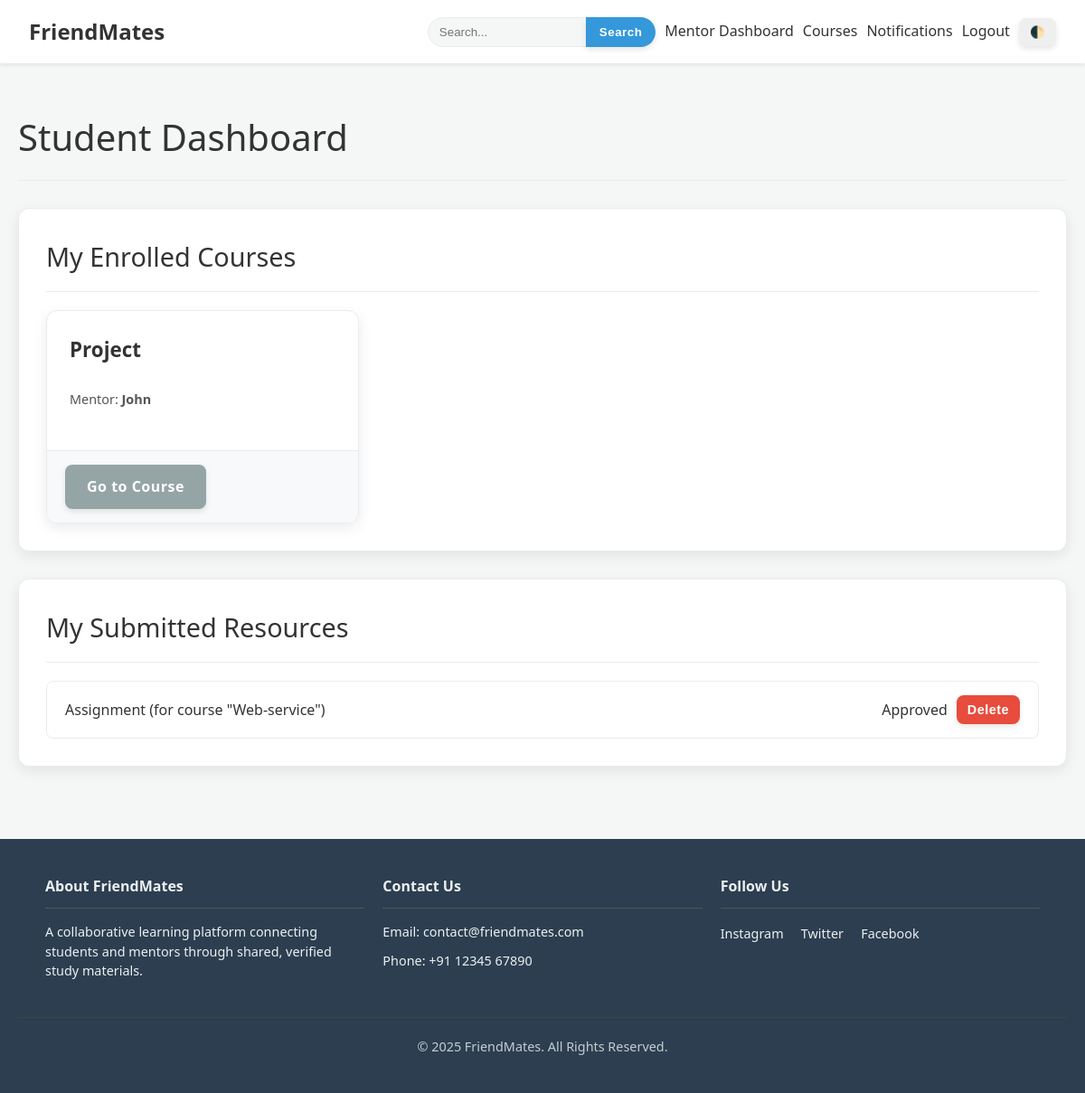
The app's page /student_dashboard/ (signed in) with its own data.
### classroom/models.py (models this page shows, shortened)
class Enrollment(models.Model):
    student = models.ForeignKey(User, on_delete=models.CASCADE)
    course = models.ForeignKey(Course, on_delete=models.CASCADE)
    enrolled_date = models.DateTimeField(auto_now_add=True)
    class Meta:
        unique_together = ('student', 'course')

class Course(models.Model):
    title = models.CharField(max_length=200)
    description = models.TextField()
    mentor = models.ForeignKey(User, on_delete=models.CASCADE, related_name='courses')
    enrolled_students = models.ManyToManyField(User, through='Enrollment', related_name='enrolled_courses')

class Resource(models.Model):
    STATUS_CHOICES = (('Pending', 'Pending'), ('Approved', 'Approved'), ('Rejected', 'Rejected'),)
    title = models.CharField(max_length=200)
    description = models.TextField(blank=True, null=True)
    file = models.FileField(upload_to='resources/')
    course = models.ForeignKey(Course, on_delete=models.CASCADE, related_name='resources')
    uploaded_by = models.ForeignKey(User, on_delete=models.CASCADE, related_name='submitted_resources', null=True)
    status = models.CharField(max_length=10, choices=STATUS_CHOICES, default='Pending')
    uploaded_at = models.DateTimeField(auto_now_add=True)
    tags = models.ManyToManyField(Tag, blank=True)

### classroom/views.py (the view)
# urls.py: path('student_dashboard/', views.student_dashboard, name='student_dashboard'),
@login_required
def student_dashboard(request):
    enrollments = Enrollment.objects.filter(student=request.user)
    return render(request, 'classroom/student_dashboard.html', {'enrollments': enrollments})

### classroom/views.py (called while the page is built)
def notifications_context_processor(request):
    if request.user.is_authenticated:
        return {'unread_notifications_count': request.user.notifications.filter(is_read=False).count()}
    return {}

### classroom/templates/classroom/student_dashboard.html (shortened to what this page needs)
{% extends 'classroom/base.html' %}
{% block content %}
<div class="page-header">
    <h2>Student Dashboard</h2>
</div>
<div class="dashboard-section">
    <div class="dashboard-header">
        <h3>My Enrolled Courses</h3>
    </div>
    <div class="course-grid">
        {% for enrollment in enrollments %}
            <div class="course-card">
                <div class="course-card-content">
                    <h3><a href="{% url 'classroom:course_detail' enrollment.course.id %}">{{ enrollment.course.title }}</a></h3>
                    <p class="course-card-meta">Mentor: <strong>{{ enrollment.course.mentor.username }}</strong></p>
                </div>
                <div class="course-card-footer">
                     <a href="{% url 'classroom:course_detail' enrollment.course.id %}" class="btn btn-secondary">Go to Course</a>
                </div>
            </div>
        {% empty %}
            <p>You are not enrolled in any courses yet. <a href="{% url 'classroom:course_list' %}">Explore courses</a> to get started.</p>
        {% endfor %}
    </div>
</div>
<div class="dashboard-section">
     <div class="dashboard-header">
        <h3>My Submitted Resources</h3>
    </div>
    <div class="resource-list">
        {% with submitted_resources=user.submitted_resources.all %}
            {% for resource in submitted_resources %}
                <div class="resource-item">
                    <div class="resource-item-main">
                        <span>{{ resource.title }} (for course "{{ resource.course.title }}")</span>
                    </div>
                    <div class="resource-actions">
                        <span class="status-badge status-{{ resource.status|lower }}">{{ resource.get_status_display }}</span>
                        <form action="{% url 'classroom:delete_resource' resource.id %}" method="post" onsubmit="return confirm('Are you sure you want to delete this resource?');">
                            <button type="submit" class="btn btn-danger btn-sm">Delete</button>
                        </form>
                    </div>
                </div>
            {% empty %}
                <p>You have not submitted any resources yet. You can upload resources from a course's detail page after you enroll.</p>
            {% endfor %}
        {% endwith %}
    </div>
</div>
{% endblock %}

### classroom/static/classroom/style.css (style rules this page uses)
:root { --bg-color: #f4f7f6; --text-color: #333; --card-bg: #ffffff; --border-color: #e9ecef; --navbar-bg: #ffffff; --footer-bg: #2c3e50; --footer-text: #ecf0f1; --primary-color: #3498db; --primary-btn-bg: #3498db; --secondary-btn-bg: #95a5a6; --highlight-bg: #f8f9fa; --shadow-color: rgba(0,0,0,0.08); --error-bg: #f8d7da; --error-text: #721c24; --error-border: #f5c6cb; }
body { font-family: 'Segoe UI', Tahoma, Geneva, Verdana, sans-serif; background-color: var(--bg-color); color: var(--text-color); line-height: 1.6; margin: 0; transition: background-color 0.3s, color 0.3s; display: flex; flex-direction: column; min-height: 100vh; }
h1, h2, h3, h4 { color: var(--text-color); }
a { color: var(--primary-color); text-decoration: none; }
.page-header { margin-bottom: 30px; padding-bottom: 15px; border-bottom: 1px solid var(--border-color); }
.page-header h2 { font-size: 2.5em; font-weight: 300; margin: 0; }
.course-grid { display: grid; grid-template-columns: repeat(auto-fill, minmax(300px, 1fr)); gap: 30px; }
.course-card { background-color: var(--card-bg); border: 1px solid var(--border-color); border-radius: 12px; overflow: hidden; box-shadow: 0 5px 15px var(--shadow-color); transition: transform 0.2s ease-in-out, box-shadow 0.2s ease-in-out; display: flex; flex-direction: column; }
.course-card-content { padding: 25px; flex-grow: 1; display: flex; flex-direction: column; }
.course-card h3 { margin: 0 0 10px 0; font-size: 1.4em; }
.course-card h3 a { color: var(--text-color); text-decoration: none; }
.course-card-meta { font-size: 0.9em; color: #555; margin-bottom: 20px; }
.course-card-footer { padding: 15px 20px; background-color: var(--highlight-bg); border-top: 1px solid var(--border-color); margin-top: auto; display: flex; justify-content: space-between; align-items: center; gap: 15px; }
.resource-list { display: flex; flex-direction: column; gap: 10px; }
.resource-item { display: flex; align-items: center; justify-content: space-between; padding: 15px 20px; background-color: var(--card-bg); border: 1px solid var(--border-color); border-radius: 8px; transition: background-color 0.2s; }
.resource-item-main { flex-grow: 1; }
.dashboard-section { background-color: var(--card-bg); border: 1px solid var(--border-color); border-radius: 12px; padding: 30px; margin-bottom: 30px; box-shadow: 0 5px 15px var(--shadow-color); }
.dashboard-header { display: flex; justify-content: space-between; align-items: center; margin-bottom: 20px; padding-bottom: 15px; border-bottom: 1px solid var(--border-color); }
.dashboard-header h3 { margin: 0; font-size: 1.8em; font-weight: 400; }
.btn { display: inline-block; padding: 12px 24px; border-radius: 8px; cursor: pointer; font-weight: 600; text-align: center; border: none; transition: transform 0.2s ease-in-out, box-shadow 0.2s ease-in-out, background-color 0.2s; box-shadow: 0 3px 6px rgba(0,0,0,0.1); letter-spacing: 0.5px; }
.btn-secondary { background-color: var(--secondary-btn-bg); color: #fff; }
.btn-danger { background-color: #e74c3c; color: #fff; }
.btn-sm { padding: 8px 12px; font-size: 0.9em; }
.resource-actions { display: flex; align-items: center; gap: 10px; flex-shrink: 0; }

### records on screen
Enrollment: course "Project", course.mentor.username "John"
Resource: title "Assignment", course "Web-service", status "Approved"
